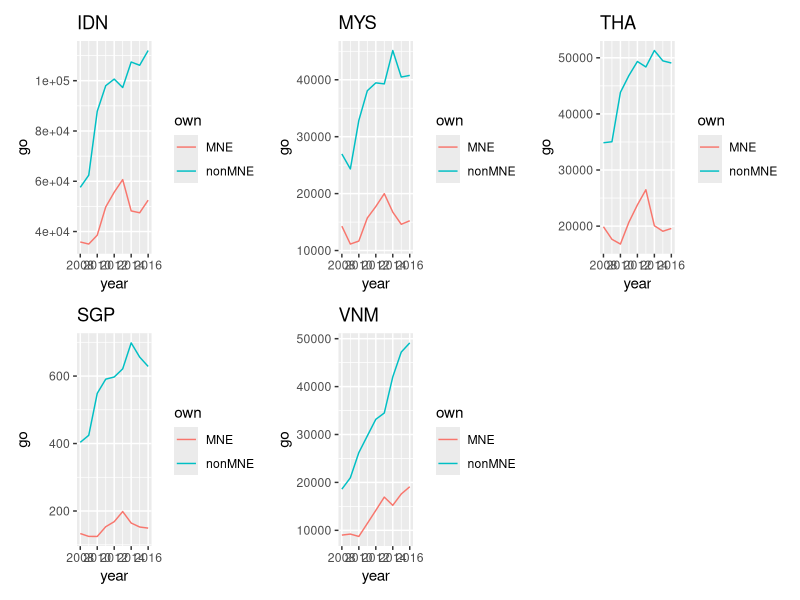
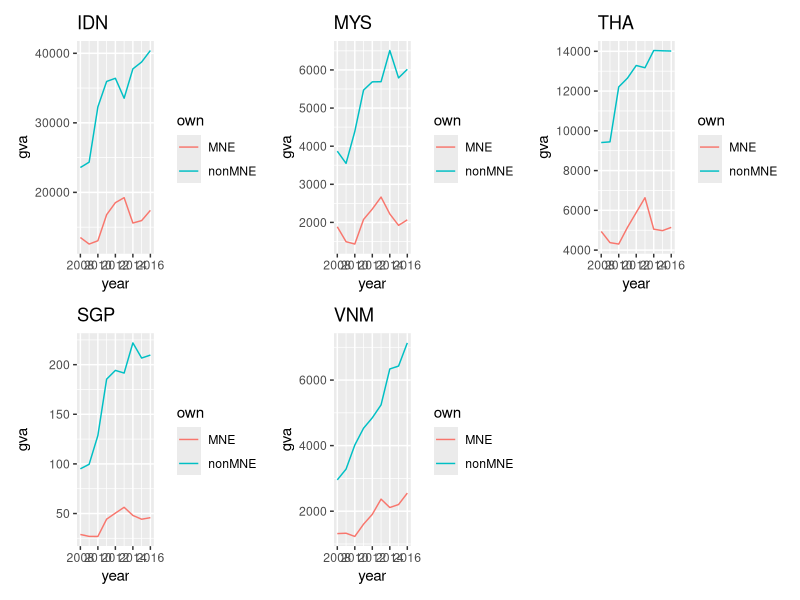
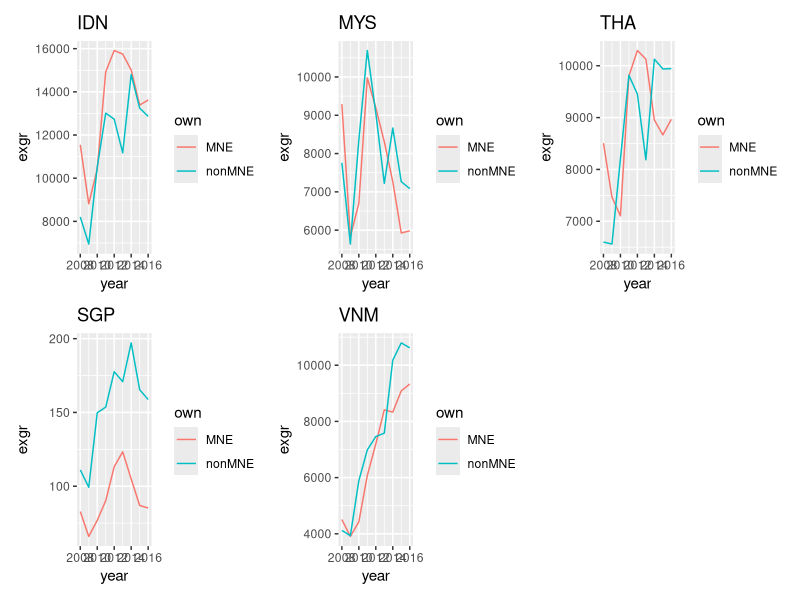
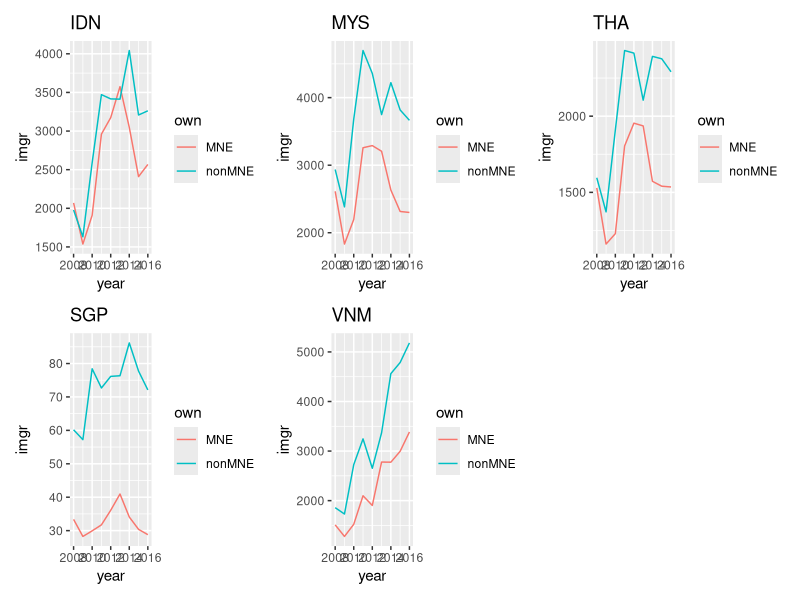

The R script that drew these images, in order:
library("tidyverse")
library("patchwork")

amne2<-readxl::read_excel("amne2.xlsx",sheet = 1)%>%filter(ind=="C10T12")

IDN<-amne2%>%filter(cou=="IDN")%>%ggplot(aes(x=year,y=go,color=own))+geom_line()+ggtitle("IDN")
MYS<-amne2%>%filter(cou=="MYS")%>%ggplot(aes(x=year,y=go,color=own))+geom_line()+ggtitle("MYS")
THA<-amne2%>%filter(cou=="THA")%>%ggplot(aes(x=year,y=go,color=own))+geom_line()+ggtitle("THA")
VNM<-amne2%>%filter(cou=="VNM")%>%ggplot(aes(x=year,y=go,color=own))+geom_line()+ggtitle("VNM")
SGP<-amne2%>%filter(cou=="SGP")%>%ggplot(aes(x=year,y=go,color=own))+geom_line()+ggtitle("SGP")
IDN+MYS+THA+SGP+VNM

IDN<-amne2%>%filter(cou=="IDN")%>%ggplot(aes(x=year,y=gva,color=own))+geom_line()+ggtitle("IDN")
MYS<-amne2%>%filter(cou=="MYS")%>%ggplot(aes(x=year,y=gva,color=own))+geom_line()+ggtitle("MYS")
THA<-amne2%>%filter(cou=="THA")%>%ggplot(aes(x=year,y=gva,color=own))+geom_line()+ggtitle("THA")
VNM<-amne2%>%filter(cou=="VNM")%>%ggplot(aes(x=year,y=gva,color=own))+geom_line()+ggtitle("VNM")
SGP<-amne2%>%filter(cou=="SGP")%>%ggplot(aes(x=year,y=gva,color=own))+geom_line()+ggtitle("SGP")
IDN+MYS+THA+SGP+VNM

IDN<-amne2%>%filter(cou=="IDN")%>%ggplot(aes(x=year,y=exgr,color=own))+geom_line()+ggtitle("IDN")
MYS<-amne2%>%filter(cou=="MYS")%>%ggplot(aes(x=year,y=exgr,color=own))+geom_line()+ggtitle("MYS")
THA<-amne2%>%filter(cou=="THA")%>%ggplot(aes(x=year,y=exgr,color=own))+geom_line()+ggtitle("THA")
VNM<-amne2%>%filter(cou=="VNM")%>%ggplot(aes(x=year,y=exgr,color=own))+geom_line()+ggtitle("VNM")
SGP<-amne2%>%filter(cou=="SGP")%>%ggplot(aes(x=year,y=exgr,color=own))+geom_line()+ggtitle("SGP")
IDN+MYS+THA+SGP+VNM

IDN<-amne2%>%filter(cou=="IDN")%>%ggplot(aes(x=year,y=imgr,color=own))+geom_line()+ggtitle("IDN")
MYS<-amne2%>%filter(cou=="MYS")%>%ggplot(aes(x=year,y=imgr,color=own))+geom_line()+ggtitle("MYS")
THA<-amne2%>%filter(cou=="THA")%>%ggplot(aes(x=year,y=imgr,color=own))+geom_line()+ggtitle("THA")
VNM<-amne2%>%filter(cou=="VNM")%>%ggplot(aes(x=year,y=imgr,color=own))+geom_line()+ggtitle("VNM")
SGP<-amne2%>%filter(cou=="SGP")%>%ggplot(aes(x=year,y=imgr,color=own))+geom_line()+ggtitle("SGP")
IDN+MYS+THA+SGP+VNM
